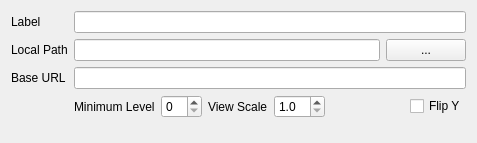
<?xml version="1.0" encoding="UTF-8"?>
<ui version="4.0">
 <class>MapTiles</class>
 <widget class="QWidget" name="MapTiles">
  <property name="geometry">
   <rect>
    <x>0</x>
    <y>0</y>
    <width>477</width>
    <height>143</height>
   </rect>
  </property>
  <property name="windowTitle">
   <string>Map Tiles</string>
  </property>
  <layout class="QFormLayout" name="formLayout">
   <item row="0" column="0">
    <widget class="QLabel" name="labelLabel">
     <property name="text">
      <string>Label</string>
     </property>
    </widget>
   </item>
   <item row="0" column="1">
    <widget class="QLineEdit" name="labelLineEdit"/>
   </item>
   <item row="1" column="0">
    <widget class="QLabel" name="localPathLabel">
     <property name="text">
      <string>Local Path</string>
     </property>
    </widget>
   </item>
   <item row="1" column="1">
    <layout class="QHBoxLayout" name="localPathHorizontalLayout" stretch="1,0">
     <item>
      <widget class="QLineEdit" name="localPathLineEdit">
       <property name="sizePolicy">
        <sizepolicy hsizetype="Expanding" vsizetype="Fixed">
         <horstretch>1</horstretch>
         <verstretch>0</verstretch>
        </sizepolicy>
       </property>
       <property name="readOnly">
        <bool>false</bool>
       </property>
      </widget>
     </item>
     <item>
      <widget class="QPushButton" name="localPathPushButton">
       <property name="text">
        <string>...</string>
       </property>
      </widget>
     </item>
    </layout>
   </item>
   <item row="2" column="0">
    <widget class="QLabel" name="baseURLLabel">
     <property name="text">
      <string>Base URL</string>
     </property>
    </widget>
   </item>
   <item row="2" column="1">
    <widget class="QLineEdit" name="baseURLLineEdit"/>
   </item>
   <item row="3" column="0">
    <spacer name="horizontalSpacer">
     <property name="orientation">
      <enum>Qt::Horizontal</enum>
     </property>
     <property name="sizeHint" stdset="0">
      <size>
       <width>40</width>
       <height>27</height>
      </size>
     </property>
    </spacer>
   </item>
   <item row="3" column="1">
    <layout class="QHBoxLayout" name="horizontalLayout">
     <item>
      <layout class="QHBoxLayout" name="minimumLevelHorizontalLayout">
       <item>
        <widget class="QLabel" name="minimumLevelLabel">
         <property name="text">
          <string>Minimum Level</string>
         </property>
        </widget>
       </item>
       <item>
        <widget class="QSpinBox" name="minimumLevelSpinBox">
         <property name="prefix">
          <string/>
         </property>
         <property name="maximum">
          <number>10</number>
         </property>
        </widget>
       </item>
      </layout>
     </item>
     <item>
      <widget class="QLabel" name="viewScaleLabel">
       <property name="text">
        <string>View Scale</string>
       </property>
      </widget>
     </item>
     <item>
      <widget class="QDoubleSpinBox" name="viewScaleDoubleSpinBox">
       <property name="decimals">
        <number>1</number>
       </property>
       <property name="minimum">
        <double>1.000000000000000</double>
       </property>
       <property name="maximum">
        <double>10.000000000000000</double>
       </property>
       <property name="singleStep">
        <double>0.100000000000000</double>
       </property>
      </widget>
     </item>
     <item>
      <spacer name="horizontalSpacer_2">
       <property name="orientation">
        <enum>Qt::Horizontal</enum>
       </property>
       <property name="sizeHint" stdset="0">
        <size>
         <width>40</width>
         <height>20</height>
        </size>
       </property>
      </spacer>
     </item>
     <item>
      <widget class="QCheckBox" name="flipYCheckBox">
       <property name="text">
        <string>Flip Y</string>
       </property>
      </widget>
     </item>
    </layout>
   </item>
  </layout>
 </widget>
 <resources/>
 <connections/>
</ui>
